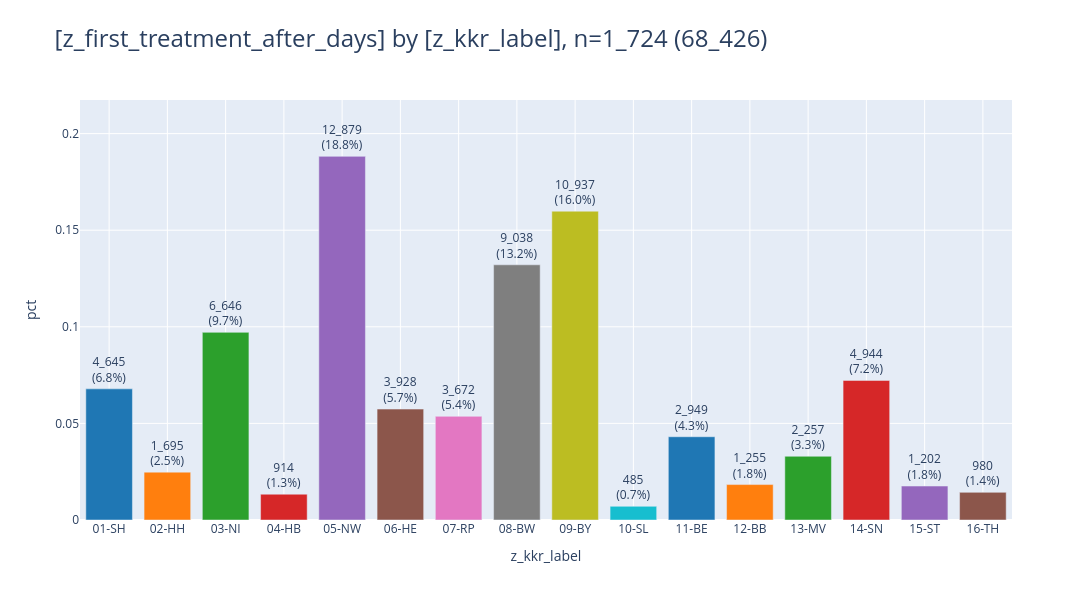
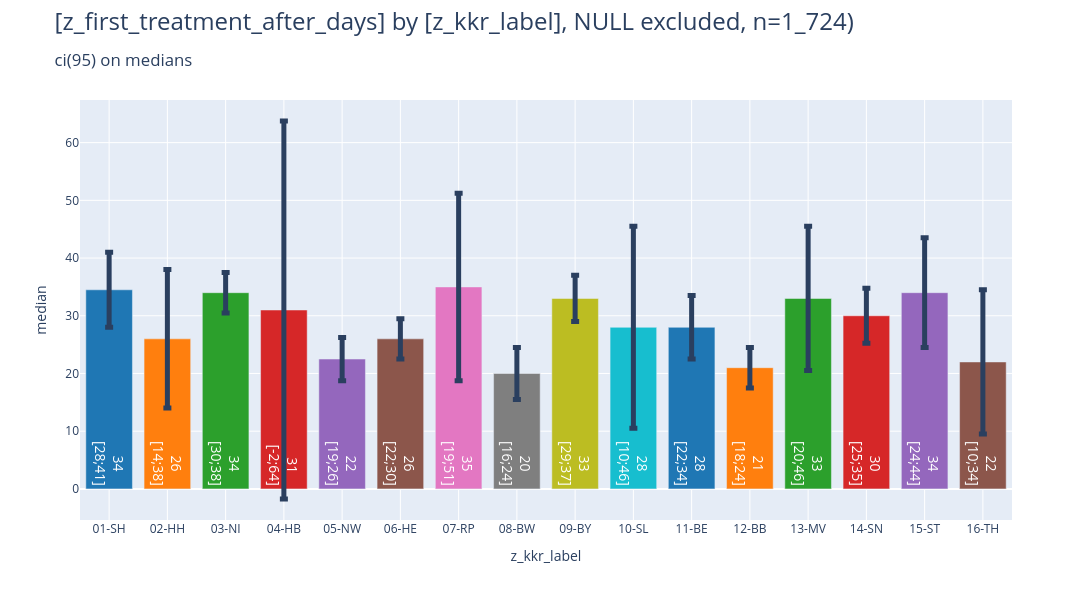

The code cell stored with these charts, in order, in its notebook:
### Markdown cell above
### <a id='toc1_2_1_'></a>[bars](#toc0_)

### Code cell
_ = pls.plot_bars(
    db_delay.to_df().iloc[:,:2],
    # height=400,
    # width=1000,
    # use_ci=True,
    # ci_agg='median',
)
_ = pls.plot_bars(
    db_delay.to_df().iloc[:,:2],
    height=600,
    use_ci=True,
    ci_agg='median',
)

### Figure 1 — Plotly figure (JSON) as saved in the notebook; plotly's stock layout.template omitted (floating-point values rounded to 4 significant figures)
{"data": [{"error_y": {"thickness": 5}, "hovertemplate": "z_kkr_label=%{x}<br>pct=%{y}<br>cnt_pct_str=%{text}<extra></extra>", "legendgroup": "01-SH", "marker": {"color": "#1F77B4", "pattern": {"shape": ""}}, "name": "01-SH", "orientation": "v", "showlegend": true, "text": ["4_645<br>(6.8%)"], "textposition": "outside", "type": "bar", "x": ["01-SH"], "xaxis": "x", "y": [0.06788], "yaxis": "y"}, {"error_y": {"thickness": 5}, "hovertemplate": "z_kkr_label=%{x}<br>pct=%{y}<br>cnt_pct_str=%{text}<extra></extra>", "legendgroup": "02-HH", "marker": {"color": "#FF7F0E", "pattern": {"shape": ""}}, "name": "02-HH", "orientation": "v", "showlegend": true, "text": ["1_695<br>(2.5%)"], "textposition": "outside", "type": "bar", "x": ["02-HH"], "xaxis": "x", "y": [0.02477], "yaxis": "y"}, {"error_y": {"thickness": 5}, "hovertemplate": "z_kkr_label=%{x}<br>pct=%{y}<br>cnt_pct_str=%{text}<extra></extra>", "legendgroup": "03-NI", "marker": {"color": "#2CA02C", "pattern": {"shape": ""}}, "name": "03-NI", "orientation": "v", "showlegend": true, "text": ["6_646<br>(9.7%)"], "textposition": "outside", "type": "bar", "x": ["03-NI"], "xaxis": "x", "y": [0.09713], "yaxis": "y"}, {"error_y": {"thickness": 5}, "hovertemplate": "z_kkr_label=%{x}<br>pct=%{y}<br>cnt_pct_str=%{text}<extra></extra>", "legendgroup": "04-HB", "marker": {"color": "#D62728", "pattern": {"shape": ""}}, "name": "04-HB", "orientation": "v", "showlegend": true, "text": ["914<br>(1.3%)"], "textposition": "outside", "type": "bar", "x": ["04-HB"], "xaxis": "x", "y": [0.01336], "yaxis": "y"}, {"error_y": {"thickness": 5}, "hovertemplate": "z_kkr_label=%{x}<br>pct=%{y}<br>cnt_pct_str=%{text}<extra></extra>", "legendgroup": "05-NW", "marker": {"color": "#9467BD", "pattern": {"shape": ""}}, "name": "05-NW", "orientation": "v", "showlegend": true, "text": ["12_879<br>(18.8%)"], "textposition": "outside", "type": "bar", "x": ["05-NW"], "xaxis": "x", "y": [0.1882], "yaxis": "y"}, {"error_y": {"thickness": 5}, "hovertemplate": "z_kkr_label=%{x}<br>pct=%{y}<br>cnt_pct_str=%{text}<extra></extra>", "legendgroup": "06-HE", "marker": {"color": "#8C564B", "pattern": {"shape": ""}}, "name": "06-HE", "orientation": "v", "showlegend": true, "text": ["3_928<br>(5.7%)"], "textposition": "outside", "type": "bar", "x": ["06-HE"], "xaxis": "x", "y": [0.05741], "yaxis": "y"}, {"error_y": {"thickness": 5}, "hovertemplate": "z_kkr_label=%{x}<br>pct=%{y}<br>cnt_pct_str=%{text}<extra></extra>", "legendgroup": "07-RP", "marker": {"color": "#E377C2", "pattern": {"shape": ""}}, "name": "07-RP", "orientation": "v", "showlegend": true, "text": ["3_672<br>(5.4%)"], "textposition": "outside", "type": "bar", "x": ["07-RP"], "xaxis": "x", "y": [0.05366], "yaxis": "y"}, {"error_y": {"thickness": 5}, "hovertemplate": "z_kkr_label=%{x}<br>pct=%{y}<br>cnt_pct_str=%{text}<extra></extra>", "legendgroup": "08-BW", "marker": {"color": "#7F7F7F", "pattern": {"shape": ""}}, "name": "08-BW", "orientation": "v", "showlegend": true, "text": ["9_038<br>(13.2%)"], "textposition": "outside", "type": "bar", "x": ["08-BW"], "xaxis": "x", "y": [0.1321], "yaxis": "y"}, {"error_y": {"thickness": 5}, "hovertemplate": "z_kkr_label=%{x}<br>pct=%{y}<br>cnt_pct_str=%{text}<extra></extra>", "legendgroup": "09-BY", "marker": {"color": "#BCBD22", "pattern": {"shape": ""}}, "name": "09-BY", "orientation": "v", "showlegend": true, "text": ["10_937<br>(16.0%)"], "textposition": "outside", "type": "bar", "x": ["09-BY"], "xaxis": "x", "y": [0.1598], "yaxis": "y"}, {"error_y": {"thickness": 5}, "hovertemplate": "z_kkr_label=%{x}<br>pct=%{y}<br>cnt_pct_str=%{text}<extra></extra>", "legendgroup": "10-SL", "marker": {"color": "#17BECF", "pattern": {"shape": ""}}, "name": "10-SL", "orientation": "v", "showlegend": true, "text": ["485<br>(0.7%)"], "textposition": "outside", "type": "bar", "x": ["10-SL"], "xaxis": "x", "y": [0.007088], "yaxis": "y"}, {"error_y": {"thickness": 5}, "hovertemplate": "z_kkr_label=%{x}<br>pct=%{y}<br>cnt_pct_str=%{text}<extra></extra>", "legendgroup": "11-BE", "marker": {"color": "#1F77B4", "pattern": {"shape": ""}}, "name": "11-BE", "orientation": "v", "showlegend": true, "text": ["2_949<br>(4.3%)"], "textposition": "outside", "type": "bar", "x": ["11-BE"], "xaxis": "x", "y": [0.0431], "yaxis": "y"}, {"error_y": {"thickness": 5}, "hovertemplate": "z_kkr_label=%{x}<br>pct=%{y}<br>cnt_pct_str=%{text}<extra></extra>", "legendgroup": "12-BB", "marker": {"color": "#FF7F0E", "pattern": {"shape": ""}}, "name": "12-BB", "orientation": "v", "showlegend": true, "text": ["1_255<br>(1.8%)"], "textposition": "outside", "type": "bar", "x": ["12-BB"], "xaxis": "x", "y": [0.01834], "yaxis": "y"}, {"error_y": {"thickness": 5}, "hovertemplate": "z_kkr_label=%{x}<br>pct=%{y}<br>cnt_pct_str=%{text}<extra></extra>", "legendgroup": "13-MV", "marker": {"color": "#2CA02C", "pattern": {"shape": ""}}, "name": "13-MV", "orientation": "v", "showlegend": true, "text": ["2_257<br>(3.3%)"], "textposition": "outside", "type": "bar", "x": ["13-MV"], "xaxis": "x", "y": [0.03298], "yaxis": "y"}, {"error_y": {"thickness": 5}, "hovertemplate": "z_kkr_label=%{x}<br>pct=%{y}<br>cnt_pct_str=%{text}<extra></extra>", "legendgroup": "14-SN", "marker": {"color": "#D62728", "pattern": {"shape": ""}}, "name": "14-SN", "orientation": "v", "showlegend": true, "text": ["4_944<br>(7.2%)"], "textposition": "outside", "type": "bar", "x": ["14-SN"], "xaxis": "x", "y": [0.07225], "yaxis": "y"}, {"error_y": {"thickness": 5}, "hovertemplate": "z_kkr_label=%{x}<br>pct=%{y}<br>cnt_pct_str=%{text}<extra></extra>", "legendgroup": "15-ST", "marker": {"color": "#9467BD", "pattern": {"shape": ""}}, "name": "15-ST", "orientation": "v", "showlegend": true, "text": ["1_202<br>(1.8%)"], "textposition": "outside", "type": "bar", "x": ["15-ST"], "xaxis": "x", "y": [0.01757], "yaxis": "y"}, {"error_y": {"thickness": 5}, "hovertemplate": "z_kkr_label=%{x}<br>pct=%{y}<br>cnt_pct_str=%{text}<extra></extra>", "legendgroup": "16-TH", "marker": {"color": "#8C564B", "pattern": {"shape": ""}}, "name": "16-TH", "orientation": "v", "showlegend": true, "text": ["980<br>(1.4%)"], "textposition": "outside", "type": "bar", "x": ["16-TH"], "xaxis": "x", "y": [0.01432], "yaxis": "y"}], "layout": {"barmode": "relative", "height": 600, "legend": {"title": {"text": "z_kkr_label"}, "tracegroupgap": 0}, "showlegend": false, "title": {"font": {"size": 24}, "text": "[z_first_treatment_after_days] by [z_kkr_label], n=1_724 (68_426)", "xanchor": "left", "y": 0.95, "yanchor": "top"}, "width": 1600, "xaxis": {"anchor": "y", "categoryarray": ["01-SH", "02-HH", "03-NI", "04-HB", "05-NW", "06-HE", "07-RP", "08-BW", "09-BY", "10-SL", "11-BE", "12-BB", "13-MV", "14-SN", "15-ST", "16-TH"], "categoryorder": "category ascending", "domain": [0, 1], "gridwidth": 1, "showgrid": true, "title": {"text": "z_kkr_label"}}, "yaxis": {"anchor": "x", "domain": [0, 1], "dtick": 0.05, "gridwidth": 1, "range": [0, 0.2174], "showgrid": true, "title": {"text": "pct"}}}}

### Figure 2 — Plotly figure (JSON) as saved in the notebook; plotly's stock layout.template omitted (floating-point values rounded to 4 significant figures)
{"data": [{"error_y": {"array": [6.506], "thickness": 5}, "hovertemplate": "z_kkr_label=%{x}<br>mean=%{y}<br>ci_str=%{text}<extra></extra>", "insidetextanchor": "start", "legendgroup": "01-SH", "marker": {"color": "#1F77B4", "pattern": {"shape": ""}}, "name": "01-SH", "orientation": "v", "showlegend": true, "text": ["34<br>[28;41]"], "textfont": {"color": "white", "size": 14}, "textposition": "inside", "type": "bar", "x": ["01-SH"], "xaxis": "x", "y": [34.5], "yaxis": "y"}, {"error_y": {"array": [12.0], "thickness": 5}, "hovertemplate": "z_kkr_label=%{x}<br>mean=%{y}<br>ci_str=%{text}<extra></extra>", "insidetextanchor": "start", "legendgroup": "02-HH", "marker": {"color": "#FF7F0E", "pattern": {"shape": ""}}, "name": "02-HH", "orientation": "v", "showlegend": true, "text": ["26<br>[14;38]"], "textfont": {"color": "white", "size": 14}, "textposition": "inside", "type": "bar", "x": ["02-HH"], "xaxis": "x", "y": [26.0], "yaxis": "y"}, {"error_y": {"array": [3.5], "thickness": 5}, "hovertemplate": "z_kkr_label=%{x}<br>mean=%{y}<br>ci_str=%{text}<extra></extra>", "insidetextanchor": "start", "legendgroup": "03-NI", "marker": {"color": "#2CA02C", "pattern": {"shape": ""}}, "name": "03-NI", "orientation": "v", "showlegend": true, "text": ["34<br>[30;38]"], "textfont": {"color": "white", "size": 14}, "textposition": "inside", "type": "bar", "x": ["03-NI"], "xaxis": "x", "y": [34.0], "yaxis": "y"}, {"error_y": {"array": [32.75], "thickness": 5}, "hovertemplate": "z_kkr_label=%{x}<br>mean=%{y}<br>ci_str=%{text}<extra></extra>", "insidetextanchor": "start", "legendgroup": "04-HB", "marker": {"color": "#D62728", "pattern": {"shape": ""}}, "name": "04-HB", "orientation": "v", "showlegend": true, "text": ["31<br>[-2;64]"], "textfont": {"color": "white", "size": 14}, "textposition": "inside", "type": "bar", "x": ["04-HB"], "xaxis": "x", "y": [31.0], "yaxis": "y"}, {"error_y": {"array": [3.756], "thickness": 5}, "hovertemplate": "z_kkr_label=%{x}<br>mean=%{y}<br>ci_str=%{text}<extra></extra>", "insidetextanchor": "start", "legendgroup": "05-NW", "marker": {"color": "#9467BD", "pattern": {"shape": ""}}, "name": "05-NW", "orientation": "v", "showlegend": true, "text": ["22<br>[19;26]"], "textfont": {"color": "white", "size": 14}, "textposition": "inside", "type": "bar", "x": ["05-NW"], "xaxis": "x", "y": [22.5], "yaxis": "y"}, {"error_y": {"array": [3.5], "thickness": 5}, "hovertemplate": "z_kkr_label=%{x}<br>mean=%{y}<br>ci_str=%{text}<extra></extra>", "insidetextanchor": "start", "legendgroup": "06-HE", "marker": {"color": "#8C564B", "pattern": {"shape": ""}}, "name": "06-HE", "orientation": "v", "showlegend": true, "text": ["26<br>[22;30]"], "textfont": {"color": "white", "size": 14}, "textposition": "inside", "type": "bar", "x": ["06-HE"], "xaxis": "x", "y": [26.0], "yaxis": "y"}, {"error_y": {"array": [16.25], "thickness": 5}, "hovertemplate": "z_kkr_label=%{x}<br>mean=%{y}<br>ci_str=%{text}<extra></extra>", "insidetextanchor": "start", "legendgroup": "07-RP", "marker": {"color": "#E377C2", "pattern": {"shape": ""}}, "name": "07-RP", "orientation": "v", "showlegend": true, "text": ["35<br>[19;51]"], "textfont": {"color": "white", "size": 14}, "textposition": "inside", "type": "bar", "x": ["07-RP"], "xaxis": "x", "y": [35.0], "yaxis": "y"}, {"error_y": {"array": [4.5], "thickness": 5}, "hovertemplate": "z_kkr_label=%{x}<br>mean=%{y}<br>ci_str=%{text}<extra></extra>", "insidetextanchor": "start", "legendgroup": "08-BW", "marker": {"color": "#7F7F7F", "pattern": {"shape": ""}}, "name": "08-BW", "orientation": "v", "showlegend": true, "text": ["20<br>[16;24]"], "textfont": {"color": "white", "size": 14}, "textposition": "inside", "type": "bar", "x": ["08-BW"], "xaxis": "x", "y": [20.0], "yaxis": "y"}, {"error_y": {"array": [4.0], "thickness": 5}, "hovertemplate": "z_kkr_label=%{x}<br>mean=%{y}<br>ci_str=%{text}<extra></extra>", "insidetextanchor": "start", "legendgroup": "09-BY", "marker": {"color": "#BCBD22", "pattern": {"shape": ""}}, "name": "09-BY", "orientation": "v", "showlegend": true, "text": ["33<br>[29;37]"], "textfont": {"color": "white", "size": 14}, "textposition": "inside", "type": "bar", "x": ["09-BY"], "xaxis": "x", "y": [33.0], "yaxis": "y"}, {"error_y": {"array": [17.5], "thickness": 5}, "hovertemplate": "z_kkr_label=%{x}<br>mean=%{y}<br>ci_str=%{text}<extra></extra>", "insidetextanchor": "start", "legendgroup": "10-SL", "marker": {"color": "#17BECF", "pattern": {"shape": ""}}, "name": "10-SL", "orientation": "v", "showlegend": true, "text": ["28<br>[10;46]"], "textfont": {"color": "white", "size": 14}, "textposition": "inside", "type": "bar", "x": ["10-SL"], "xaxis": "x", "y": [28.0], "yaxis": "y"}, {"error_y": {"array": [5.5], "thickness": 5}, "hovertemplate": "z_kkr_label=%{x}<br>mean=%{y}<br>ci_str=%{text}<extra></extra>", "insidetextanchor": "start", "legendgroup": "11-BE", "marker": {"color": "#1F77B4", "pattern": {"shape": ""}}, "name": "11-BE", "orientation": "v", "showlegend": true, "text": ["28<br>[22;34]"], "textfont": {"color": "white", "size": 14}, "textposition": "inside", "type": "bar", "x": ["11-BE"], "xaxis": "x", "y": [28.0], "yaxis": "y"}, {"error_y": {"array": [3.5], "thickness": 5}, "hovertemplate": "z_kkr_label=%{x}<br>mean=%{y}<br>ci_str=%{text}<extra></extra>", "insidetextanchor": "start", "legendgroup": "12-BB", "marker": {"color": "#FF7F0E", "pattern": {"shape": ""}}, "name": "12-BB", "orientation": "v", "showlegend": true, "text": ["21<br>[18;24]"], "textfont": {"color": "white", "size": 14}, "textposition": "inside", "type": "bar", "x": ["12-BB"], "xaxis": "x", "y": [21.0], "yaxis": "y"}, {"error_y": {"array": [12.5], "thickness": 5}, "hovertemplate": "z_kkr_label=%{x}<br>mean=%{y}<br>ci_str=%{text}<extra></extra>", "insidetextanchor": "start", "legendgroup": "13-MV", "marker": {"color": "#2CA02C", "pattern": {"shape": ""}}, "name": "13-MV", "orientation": "v", "showlegend": true, "text": ["33<br>[20;46]"], "textfont": {"color": "white", "size": 14}, "textposition": "inside", "type": "bar", "x": ["13-MV"], "xaxis": "x", "y": [33.0], "yaxis": "y"}, {"error_y": {"array": [4.762], "thickness": 5}, "hovertemplate": "z_kkr_label=%{x}<br>mean=%{y}<br>ci_str=%{text}<extra></extra>", "insidetextanchor": "start", "legendgroup": "14-SN", "marker": {"color": "#D62728", "pattern": {"shape": ""}}, "name": "14-SN", "orientation": "v", "showlegend": true, "text": ["30<br>[25;35]"], "textfont": {"color": "white", "size": 14}, "textposition": "inside", "type": "bar", "x": ["14-SN"], "xaxis": "x", "y": [30.0], "yaxis": "y"}, {"error_y": {"array": [9.5], "thickness": 5}, "hovertemplate": "z_kkr_label=%{x}<br>mean=%{y}<br>ci_str=%{text}<extra></extra>", "insidetextanchor": "start", "legendgroup": "15-ST", "marker": {"color": "#9467BD", "pattern": {"shape": ""}}, "name": "15-ST", "orientation": "v", "showlegend": true, "text": ["34<br>[24;44]"], "textfont": {"color": "white", "size": 14}, "textposition": "inside", "type": "bar", "x": ["15-ST"], "xaxis": "x", "y": [34.0], "yaxis": "y"}, {"error_y": {"array": [12.5], "thickness": 5}, "hovertemplate": "z_kkr_label=%{x}<br>mean=%{y}<br>ci_str=%{text}<extra></extra>", "insidetextanchor": "start", "legendgroup": "16-TH", "marker": {"color": "#8C564B", "pattern": {"shape": ""}}, "name": "16-TH", "orientation": "v", "showlegend": true, "text": ["22<br>[10;34]"], "textfont": {"color": "white", "size": 14}, "textposition": "inside", "type": "bar", "x": ["16-TH"], "xaxis": "x", "y": [22.0], "yaxis": "y"}], "layout": {"barmode": "relative", "height": 600, "legend": {"title": {"text": "z_kkr_label"}, "tracegroupgap": 0}, "showlegend": false, "title": {"font": {"size": 24}, "text": "[z_first_treatment_after_days] by [z_kkr_label], NULL excluded, n=1_724)<br><sub>ci(95) on medians<sub>", "xanchor": "left", "y": 0.95, "yanchor": "top"}, "width": 1600, "xaxis": {"anchor": "y", "categoryarray": ["01-SH", "02-HH", "03-NI", "04-HB", "05-NW", "06-HE", "07-RP", "08-BW", "09-BY", "10-SL", "11-BE", "12-BB", "13-MV", "14-SN", "15-ST", "16-TH"], "categoryorder": "category ascending", "domain": [0, 1], "gridwidth": 1, "showgrid": true, "title": {"text": "z_kkr_label"}}, "yaxis": {"anchor": "x", "domain": [0, 1], "gridwidth": 1, "showgrid": true, "title": {"text": "median"}}}}
